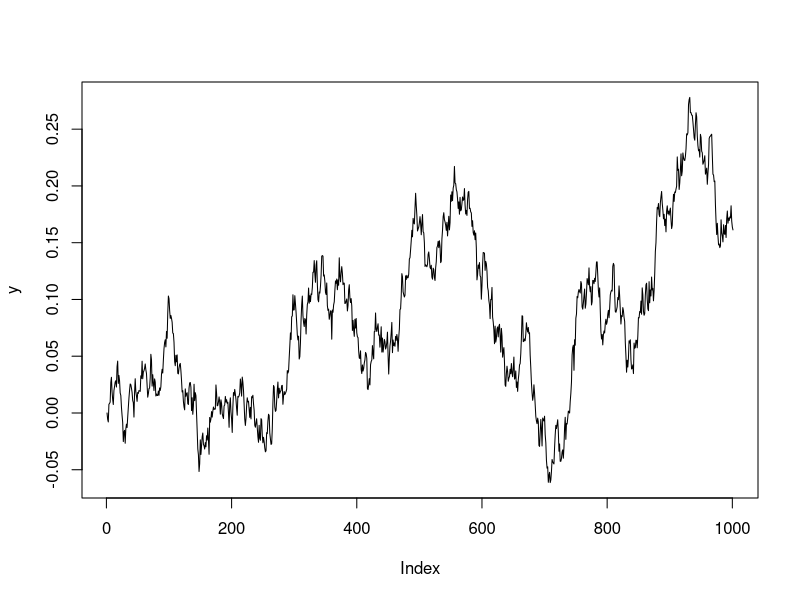
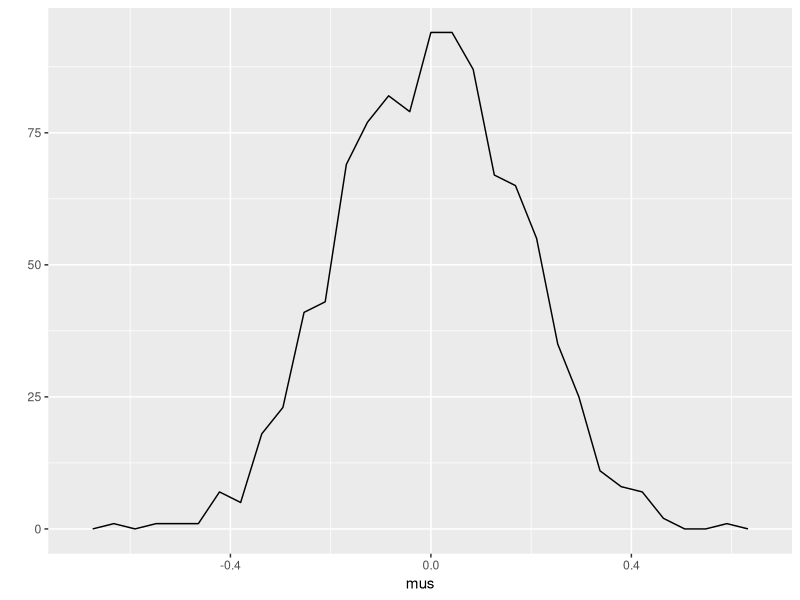

Source code (R) for these figures, in order:
## ---- chunk 1
data(mtcars)
str(mtcars)
## ---- chunk 2
mus <- vector()
for(i in 1:ncol(mtcars)){
    mus <- c(mus, mean(mtcars[,i]))
}
mus <- as.list(mus)
names(mus) <- names(mtcars)
t(mus)
## ---- chunk 3
apply(mtcars, 2, mean)
## ---- chunk 4
set.seed(123)
y <- 0
e <- rnorm(1000,0,0.01)
y <- c(y,cumsum(e))
plot(y, type = "l")
## ---- chunk 5
mus <- vector()
for (i in 1:999){
    y <- 0
    e <- rnorm(1000,0,0.01)
    y <- c(y,cumsum(e))
    mus <- c(mus, mean(y))
}
summary(mus)
library(ggplot2)
qplot(x = mus, geom = "freqpoly")
